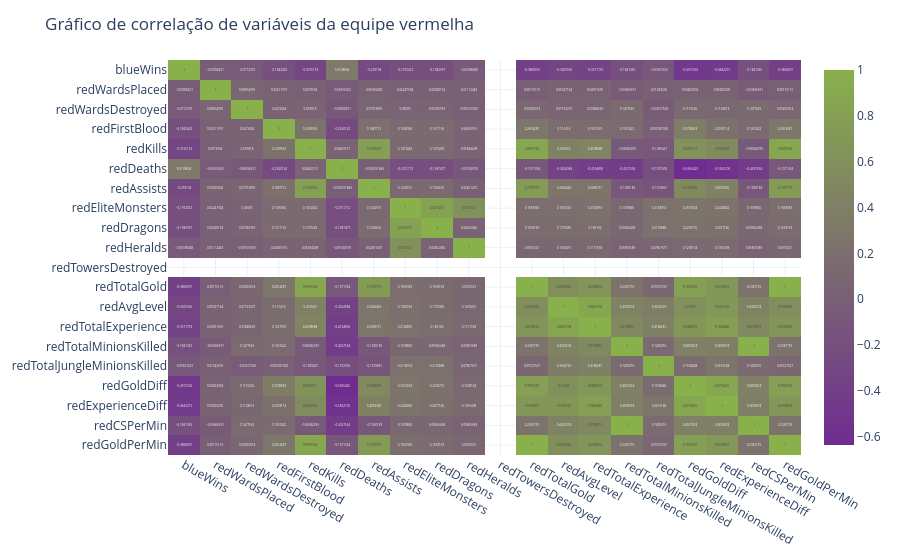

Notebook code for this chart:
### Code cell
corr_red = df_red.corr()
color_scale = [[0, '#6F2C91'],[1, '#88B04B']]

fig = px.imshow(
    corr_red,
    text_auto=True,
    aspect='auto',
    color_continuous_scale=color_scale,
)
fig.update_layout(
    title='Gráfico de correlação de variáveis da equipe vermelha',
    template='plotly_white',
)
fig.show()

### Figure 1 — Plotly figure (JSON) as saved in the notebook; plotly's stock layout.template omitted (floating-point values rounded to 4 significant figures; data arrays with more than 128 entries replaced by an {"elided": "..."} marker saying what was removed)
{"data": [{"coloraxis": "coloraxis", "name": "0", "texttemplate": "%{z}", "x": ["blueWins", "redWardsPlaced", "redWardsDestroyed", "redFirstBlood", "redKills", "redDeaths", "redAssists", "redEliteMonsters", "redDragons", "redHeralds", "redTowersDestroyed", "redTotalGold", "redAvgLevel", "redTotalExperience", "redTotalMinionsKilled", "redTotalJungleMinionsKilled", "redGoldDiff", "redExperienceDiff", "redCSPerMin", "redGoldPerMin"], "y": ["blueWins", "redWardsPlaced", "redWardsDestroyed", "redFirstBlood", "redKills", "redDeaths", "redAssists", "redEliteMonsters", "redDragons", "redHeralds", "redTowersDestroyed", "redTotalGold", "redAvgLevel", "redTotalExperience", "redTotalMinionsKilled", "redTotalJungleMinionsKilled", "redGoldDiff", "redExperienceDiff", "redCSPerMin", "redGoldPerMin"], "z": {"elided": "20x20 float values"}, "type": "heatmap", "xaxis": "x", "yaxis": "y", "hovertemplate": "x: %{x}<br>y: %{y}<br>color: %{z}<extra></extra>"}], "layout": {"xaxis": {"anchor": "y", "domain": [0.0, 1.0]}, "yaxis": {"anchor": "x", "domain": [0.0, 1.0], "autorange": "reversed"}, "coloraxis": {"colorscale": [[0, "#6F2C91"], [1, "#88B04B"]], "autocolorscale": false}, "margin": {"t": 60}, "title": {"text": "Gráfico de correlação de variáveis da equipe vermelha"}}}
